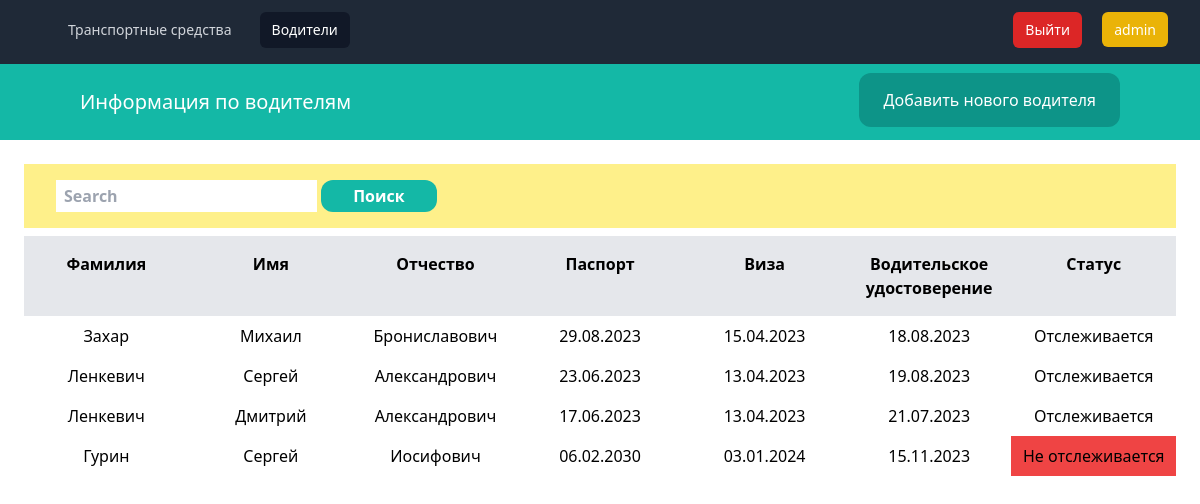
The app's page /drivers/ (signed in) with its own data.
### database/models.py (models this page shows, shortened)
class Driver(models.Model):
    last_name = models.CharField(verbose_name='Фамилия', max_length=20)
    name = models.CharField(verbose_name='Имя', max_length=20)
    middle_name = models.CharField(verbose_name='Отчество', max_length=20)
    passport = models.DateField(verbose_name='Паспорт')
    visa = models.DateField(verbose_name='Виза', blank=True, null=True)
    driver_card = models.DateField(verbose_name='Водительское удостоверение')
    active = models.BooleanField(verbose_name='Отслеживать?', default=True)
    class Meta:
        verbose_name = 'Водитель'
        verbose_name_plural = 'Водители'

### database/views.py (the view)
# urls.py: path('drivers/', drivers, name='drivers'),
@login_required
def drivers(request):
    search_by = request.GET.get('search_by')
    query = request.GET.get('query')
    if query:
        if search_by == "name":
            drivers = Driver.objects.filter(name__icontains=query)
        elif search_by == "last_name":
            drivers = Driver.objects.filter(last_name__icontains=query)
    else:
        drivers = Driver.objects.all()
    return render(request, 'database/drivers/drivers.html', {'drivers': drivers})

### database/templates/database/drivers/drivers.html (shortened to what this page needs)
{% extends 'database/drivers/base.html'%}
{% block content %}
    <div class="mb-4 py-6 px-6">
        {% if drivers %}
            <div class="flex justify-between">
                <form class="form-inline py-4 px-8 bg-yellow-200 font-semibold w-full" action="{% url 'drivers' %}">
                    <input class="form-control py-1 px-2" type="search" placeholder="Search" aria-label="Search" name="query">
                    <button class="btn btn-success py-1 px-8 bg-teal-500 text-white rounded-xl" type="submit">Поиск</button>
                </form>
            </div>
            <div class="mt-2 flex justify-between">
                <p class="py-4 text-center bg-gray-200 font-semibold w-full">Фамилия</p>
                <p class="py-4 text-center bg-gray-200 font-semibold w-full">Имя</p>
                <p class="py-4 text-center bg-gray-200 font-semibold w-full">Отчество</p>
                <p class="py-4 text-center bg-gray-200 font-semibold w-full">Паспорт</p>
                <p class="py-4 text-center bg-gray-200 font-semibold w-full">Виза</p>
                <p class="py-4 text-center bg-gray-200 font-semibold w-full">Водительское удостоверение</p>
                <p class="py-4 text-center bg-gray-200 font-semibold w-full">Статус</p>
            </div>
            {% for driver in drivers %}
                <div class="flex justify-between">
                    <p class="py-2 text-center w-full">
                        <a href="{% url 'driver_edit' driver.id %}"> {{ driver.last_name }} </a>
                    </p>
                    <p class="py-2 text-center w-full">{{ driver.name }}</p>
                    <p class="py-2 text-center w-full">{{ driver.middle_name }}</p>
                    <p class="py-2 text-center w-full">{{ driver.passport|date:"d.m.Y" }}</p>
                    <p class="py-2 text-center w-full">{{ driver.visa|date:"d.m.Y" }}</p>
                    <p class="py-2 text-center w-full">{{ driver.driver_card|date:"d.m.Y" }}</p>
                    {% if driver.active == True %}
                        <p class="py-2 text-center w-full">Отслеживается</p>
                    {% else %}
                        <p class="py-2 text-center bg-red-500 w-full">Не отслеживается</p>
                    {% endif %}
                </div>
            {% endfor %}
        {% else %}
            <p class="mt-6 px-2">На данный момент ни одного водителя в базу данных не внесено...</p>
        {% endif %}
    </div>
{% endblock %}

### database/templates/database/drivers/base.html (shortened to what this page needs)
<!doctype html>
<html>
<head>
    <script src="https://cdn.tailwindcss.com"></script>
</head>
<body>
<nav class="bg-gray-800">
    <div class="mx-auto max-w-7xl px-2 sm:px-6 lg:px-8">
        <div class="py-3 relative flex h-16 justify-between">
            <div class="flex flex-1 items-center justify-center sm:items-stretch sm:justify-start">
                <div class="hidden sm:ml-6 sm:block">
                    <div class="flex space-x-4">
                        <a href="{% url 'cars' %}"
                           class="text-gray-300 hover:bg-gray-700 hover:text-white rounded-md px-3 py-2 text-sm font-medium">Транспортные
                            средства</a>
                        <a href="{% url 'drivers' %}"
                           class="bg-gray-900 text-white rounded-md px-3 py-2 text-sm font-medium">Водители</a>
                    </div>
                </div>
            </div>
            <div class="space-x-4">
                <button class="bg-red-600 text-white rounded-md px-3 py-2 text-sm font-medium"
                        onclick="location.href='{% url 'logout' %}?next=/cars'">Выйти
                </button>
                <a class="bg-yellow-500 text-white rounded-md px-3 py-2 text-sm font-medium">{{ user.username }}</a>
            </div>
        </div>
    </div>
</nav>
<nav class="py-6 px-20 flex justify-between bg-teal-500">
    <a href="{% url 'drivers' %}" class="text-white text-xl">Информация по водителям</a>
    <div class="space-x-4">
        <a href="{% url 'add_driver' %}" class="py-4 px-6 bg-teal-600 rounded-xl text-white">Добавить нового
            водителя</a>
    </div>
</nav>
{% block content %}
{% endblock %}
</body>
</html>

### records on screen
Driver: last_name "Захар", name "Михаил", middle_name "Брониславович", passport "29.08.2023", visa "15.04.2023", driver_card "18.08.2023", active "Отслеживается"
Driver: last_name "Ленкевич", name "Сергей", middle_name "Александрович", passport "23.06.2023", visa "13.04.2023", driver_card "19.08.2023", active "Отслеживается"
Driver: last_name "Ленкевич", name "Дмитрий", middle_name "Александрович", passport "17.06.2023", visa "13.04.2023", driver_card "21.07.2023", active "Отслеживается"
Driver: last_name "Гурин", name "Сергей", middle_name "Иосифович", passport "06.02.2030", visa "03.01.2024", driver_card "15.11.2023", active "Не отслеживается"

### other values on screen
{{ user.username }} "admin"
